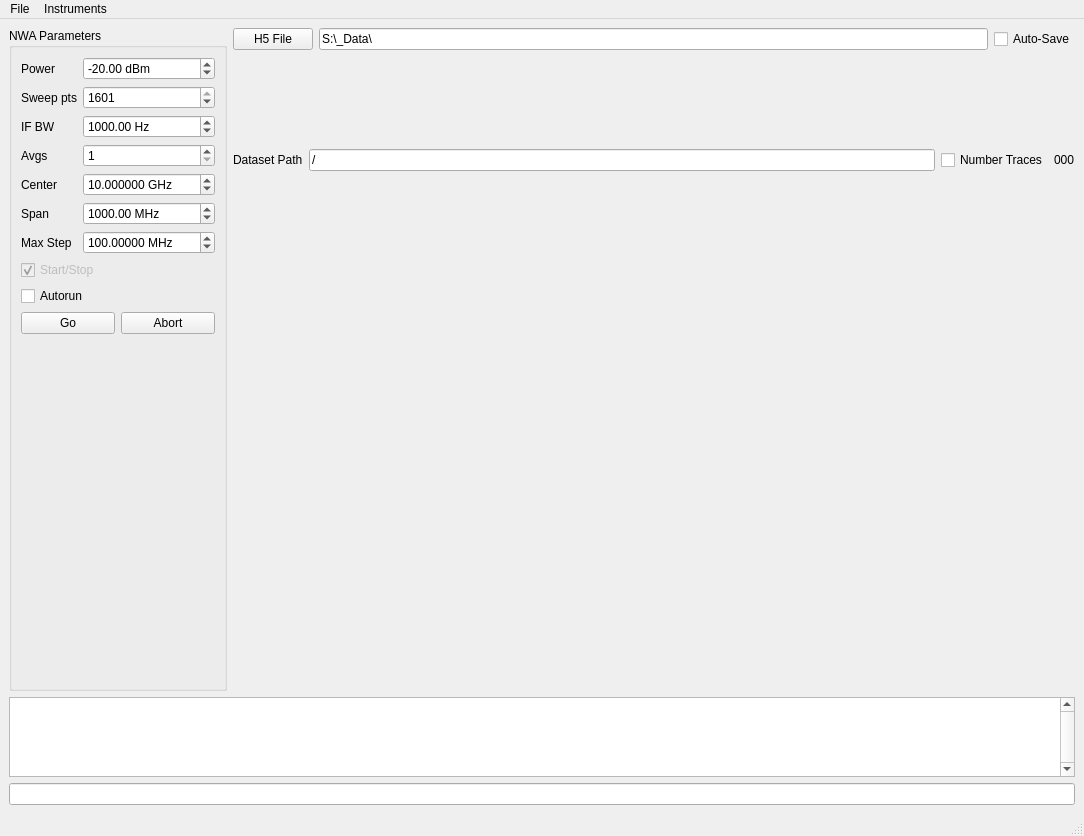
<?xml version="1.0" encoding="UTF-8"?>
<ui version="4.0">
 <class>NWAWindow</class>
 <widget class="QMainWindow" name="NWAWindow">
  <property name="geometry">
   <rect>
    <x>0</x>
    <y>0</y>
    <width>1084</width>
    <height>836</height>
   </rect>
  </property>
  <property name="windowTitle">
   <string>Network Analyzer Interface</string>
  </property>
  <widget class="QWidget" name="centralwidget">
   <layout class="QVBoxLayout" name="verticalLayout_4">
    <item>
     <layout class="QHBoxLayout" name="horizontalLayout_5">
      <item>
       <widget class="QGroupBox" name="groupBox">
        <property name="title">
         <string>NWA Parameters</string>
        </property>
        <layout class="QVBoxLayout" name="verticalLayout_3">
         <item>
          <layout class="QFormLayout" name="formLayout">
           <property name="fieldGrowthPolicy">
            <enum>QFormLayout::AllNonFixedFieldsGrow</enum>
           </property>
           <item row="0" column="0">
            <widget class="QLabel" name="label">
             <property name="text">
              <string>Power</string>
             </property>
            </widget>
           </item>
           <item row="0" column="1">
            <widget class="QDoubleSpinBox" name="param_power">
             <property name="suffix">
              <string> dBm</string>
             </property>
             <property name="minimum">
              <double>-100.000000000000000</double>
             </property>
             <property name="maximum">
              <double>10.000000000000000</double>
             </property>
             <property name="value">
              <double>-20.000000000000000</double>
             </property>
            </widget>
           </item>
           <item row="1" column="0">
            <widget class="QLabel" name="label_2">
             <property name="text">
              <string>Sweep pts</string>
             </property>
            </widget>
           </item>
           <item row="1" column="1">
            <widget class="QSpinBox" name="param_sweep_pts">
             <property name="maximum">
              <number>1601</number>
             </property>
             <property name="value">
              <number>1601</number>
             </property>
            </widget>
           </item>
           <item row="2" column="0">
            <widget class="QLabel" name="label_3">
             <property name="text">
              <string>IF BW</string>
             </property>
            </widget>
           </item>
           <item row="2" column="1">
            <widget class="QDoubleSpinBox" name="param_ifbw">
             <property name="suffix">
              <string> Hz</string>
             </property>
             <property name="minimum">
              <double>10.000000000000000</double>
             </property>
             <property name="maximum">
              <double>1000000.000000000000000</double>
             </property>
             <property name="value">
              <double>1000.000000000000000</double>
             </property>
            </widget>
           </item>
           <item row="3" column="0">
            <widget class="QLabel" name="label_4">
             <property name="text">
              <string>Avgs</string>
             </property>
            </widget>
           </item>
           <item row="3" column="1">
            <widget class="QSpinBox" name="param_avgs">
             <property name="minimum">
              <number>1</number>
             </property>
            </widget>
           </item>
           <item row="4" column="0">
            <widget class="QLabel" name="centerstartLabel">
             <property name="text">
              <string>Center</string>
             </property>
            </widget>
           </item>
           <item row="4" column="1">
            <widget class="QDoubleSpinBox" name="param_centerstart">
             <property name="suffix">
              <string> GHz</string>
             </property>
             <property name="decimals">
              <number>6</number>
             </property>
             <property name="maximum">
              <double>20.000000000000000</double>
             </property>
             <property name="singleStep">
              <double>0.100000000000000</double>
             </property>
             <property name="value">
              <double>10.000000000000000</double>
             </property>
            </widget>
           </item>
           <item row="5" column="0">
            <widget class="QLabel" name="spanstopLabel">
             <property name="text">
              <string>Span</string>
             </property>
            </widget>
           </item>
           <item row="5" column="1">
            <widget class="QDoubleSpinBox" name="param_spanstop">
             <property name="sizePolicy">
              <sizepolicy hsizetype="Minimum" vsizetype="Fixed">
               <horstretch>0</horstretch>
               <verstretch>0</verstretch>
              </sizepolicy>
             </property>
             <property name="suffix">
              <string> MHz</string>
             </property>
             <property name="maximum">
              <double>20000.000000000000000</double>
             </property>
             <property name="value">
              <double>1000.000000000000000</double>
             </property>
            </widget>
           </item>
           <item row="6" column="0">
            <widget class="QLabel" name="label_5">
             <property name="text">
              <string>Max Step</string>
             </property>
            </widget>
           </item>
           <item row="6" column="1">
            <widget class="QDoubleSpinBox" name="param_resolution">
             <property name="suffix">
              <string> MHz</string>
             </property>
             <property name="decimals">
              <number>5</number>
             </property>
             <property name="minimum">
              <double>0.000010000000000</double>
             </property>
             <property name="maximum">
              <double>999999999.000000000000000</double>
             </property>
             <property name="singleStep">
              <double>0.000010000000000</double>
             </property>
             <property name="value">
              <double>100.000000000000000</double>
             </property>
            </widget>
           </item>
          </layout>
         </item>
         <item>
          <widget class="QCheckBox" name="param_centerspanstartstop">
           <property name="enabled">
            <bool>false</bool>
           </property>
           <property name="text">
            <string>Start/Stop</string>
           </property>
           <property name="checked">
            <bool>true</bool>
           </property>
          </widget>
         </item>
         <item>
          <widget class="QCheckBox" name="param_autorun">
           <property name="text">
            <string>Autorun</string>
           </property>
          </widget>
         </item>
         <item>
          <layout class="QHBoxLayout" name="horizontalLayout_2">
           <item>
            <widget class="QPushButton" name="go_button">
             <property name="text">
              <string>Go</string>
             </property>
            </widget>
           </item>
           <item>
            <widget class="QPushButton" name="abort_button">
             <property name="text">
              <string>Abort</string>
             </property>
            </widget>
           </item>
          </layout>
         </item>
         <item>
          <spacer name="verticalSpacer">
           <property name="orientation">
            <enum>Qt::Vertical</enum>
           </property>
           <property name="sizeHint" stdset="0">
            <size>
             <width>20</width>
             <height>40</height>
            </size>
           </property>
          </spacer>
         </item>
        </layout>
       </widget>
      </item>
      <item>
       <layout class="QVBoxLayout" name="verticalLayout">
        <item>
         <layout class="QHBoxLayout" name="horizontalLayout_3">
          <item>
           <widget class="QPushButton" name="filenameButton">
            <property name="text">
             <string>H5 File</string>
            </property>
           </widget>
          </item>
          <item>
           <widget class="QLineEdit" name="param_filename">
            <property name="text">
             <string>S:\_Data\</string>
            </property>
           </widget>
          </item>
          <item>
           <widget class="QCheckBox" name="param_save">
            <property name="text">
             <string>Auto-Save</string>
            </property>
           </widget>
          </item>
         </layout>
        </item>
        <item>
         <layout class="QHBoxLayout" name="horizontalLayout">
          <item>
           <widget class="QLabel" name="label_6">
            <property name="text">
             <string>Dataset Path</string>
            </property>
           </widget>
          </item>
          <item>
           <widget class="QLineEdit" name="param_datasetPath">
            <property name="text">
             <string>/</string>
            </property>
           </widget>
          </item>
          <item>
           <widget class="QCheckBox" name="param_numberTraces">
            <property name="text">
             <string>Number Traces</string>
            </property>
           </widget>
          </item>
          <item>
           <widget class="QLabel" name="trace_label">
            <property name="text">
             <string>000</string>
            </property>
           </widget>
          </item>
         </layout>
        </item>
        <item>
         <widget class="CurveWidget" name="magplotwidget">
          <property name="orientation">
           <enum>Qt::Horizontal</enum>
          </property>
         </widget>
        </item>
        <item>
         <widget class="CurveWidget" name="phaseplotwidget">
          <property name="orientation">
           <enum>Qt::Horizontal</enum>
          </property>
         </widget>
        </item>
       </layout>
      </item>
     </layout>
    </item>
    <item>
     <layout class="QVBoxLayout" name="verticalLayout_2">
      <item>
       <widget class="QTextBrowser" name="message_box">
        <property name="sizePolicy">
         <sizepolicy hsizetype="Expanding" vsizetype="Maximum">
          <horstretch>0</horstretch>
          <verstretch>0</verstretch>
         </sizepolicy>
        </property>
        <property name="maximumSize">
         <size>
          <width>16777215</width>
          <height>80</height>
         </size>
        </property>
        <property name="verticalScrollBarPolicy">
         <enum>Qt::ScrollBarAlwaysOn</enum>
        </property>
        <property name="html">
         <string>&lt;!DOCTYPE HTML PUBLIC &quot;-//W3C//DTD HTML 4.0//EN&quot; &quot;http://www.w3.org/TR/REC-html40/strict.dtd&quot;&gt;
&lt;html&gt;&lt;head&gt;&lt;meta name=&quot;qrichtext&quot; content=&quot;1&quot; /&gt;&lt;style type=&quot;text/css&quot;&gt;
p, li { white-space: pre-wrap; }
&lt;/style&gt;&lt;/head&gt;&lt;body style=&quot; font-family:'MS Shell Dlg 2'; font-size:8.25pt; font-weight:400; font-style:normal;&quot;&gt;
&lt;p style=&quot;-qt-paragraph-type:empty; margin-top:0px; margin-bottom:0px; margin-left:0px; margin-right:0px; -qt-block-indent:0; text-indent:0px; font-size:8pt;&quot;&gt;&lt;/p&gt;&lt;/body&gt;&lt;/html&gt;</string>
        </property>
       </widget>
      </item>
      <item>
       <widget class="QLineEdit" name="cmd_lineEdit"/>
      </item>
     </layout>
    </item>
   </layout>
  </widget>
  <widget class="QMenuBar" name="menubar">
   <property name="geometry">
    <rect>
     <x>0</x>
     <y>0</y>
     <width>1084</width>
     <height>21</height>
    </rect>
   </property>
   <widget class="QMenu" name="menuFile">
    <property name="title">
     <string>File</string>
    </property>
    <widget class="QMenu" name="menuSave">
     <property name="title">
      <string>Save..</string>
     </property>
     <addaction name="actionExperimental_Settings"/>
     <addaction name="actionExperimental_and_Instrument_Settings"/>
    </widget>
    <addaction name="menuSave"/>
    <addaction name="actionLoad"/>
   </widget>
   <widget class="QMenu" name="menuInstruments">
    <property name="title">
     <string>Instruments</string>
    </property>
   </widget>
   <addaction name="menuFile"/>
   <addaction name="menuInstruments"/>
  </widget>
  <widget class="QStatusBar" name="statusbar"/>
  <action name="actionExperimental_Settings">
   <property name="text">
    <string>Experimental Settings</string>
   </property>
  </action>
  <action name="actionExperimental_and_Instrument_Settings">
   <property name="text">
    <string>Experimental and Instrument Settings</string>
   </property>
  </action>
  <action name="actionLoad">
   <property name="text">
    <string>Load</string>
   </property>
  </action>
 </widget>
 <customwidgets>
  <customwidget>
   <class>CurveWidget</class>
   <extends>QSplitter</extends>
   <header>guiqwt.plot</header>
  </customwidget>
 </customwidgets>
 <resources/>
 <connections/>
</ui>
